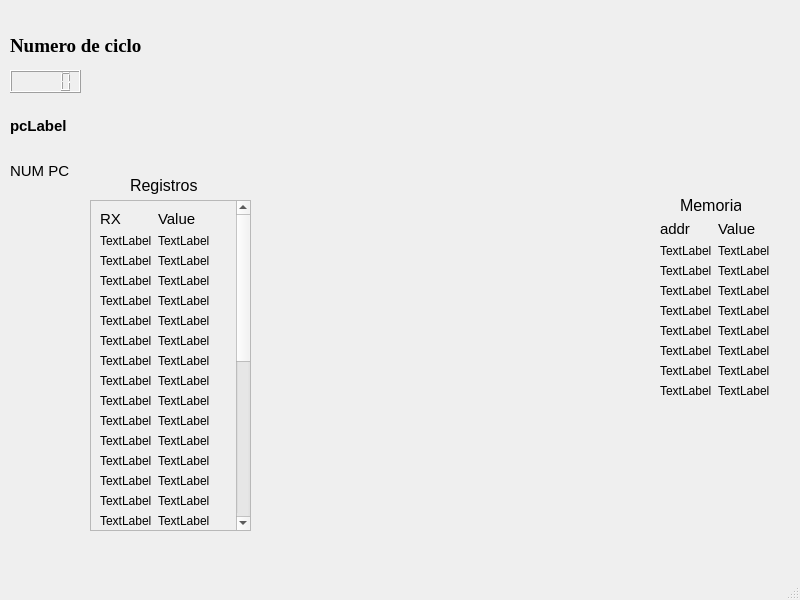
<?xml version="1.0" encoding="UTF-8"?>
<ui version="4.0">
 <class>SegmentadoWindow</class>
 <widget class="QMainWindow" name="SegmentadoWindow">
  <property name="geometry">
   <rect>
    <x>0</x>
    <y>0</y>
    <width>800</width>
    <height>600</height>
   </rect>
  </property>
  <property name="windowTitle">
   <string>SegmentadoWindow</string>
  </property>
  <widget class="QWidget" name="centralwidget">
   <widget class="QLabel" name="label">
    <property name="geometry">
     <rect>
      <x>10</x>
      <y>10</y>
      <width>141</width>
      <height>71</height>
     </rect>
    </property>
    <property name="font">
     <font>
      <family>Times New Roman</family>
      <pointsize>14</pointsize>
      <weight>75</weight>
      <bold>true</bold>
      <strikeout>false</strikeout>
      <kerning>true</kerning>
     </font>
    </property>
    <property name="mouseTracking">
     <bool>false</bool>
    </property>
    <property name="autoFillBackground">
     <bool>false</bool>
    </property>
    <property name="text">
     <string>Numero de ciclo</string>
    </property>
   </widget>
   <widget class="QLabel" name="pcLabel">
    <property name="geometry">
     <rect>
      <x>10</x>
      <y>110</y>
      <width>81</width>
      <height>31</height>
     </rect>
    </property>
    <property name="font">
     <font>
      <pointsize>11</pointsize>
      <weight>75</weight>
      <bold>true</bold>
     </font>
    </property>
    <property name="text">
     <string>pcLabel</string>
    </property>
   </widget>
   <widget class="QLabel" name="pcNumberLabel">
    <property name="geometry">
     <rect>
      <x>10</x>
      <y>150</y>
      <width>71</width>
      <height>41</height>
     </rect>
    </property>
    <property name="font">
     <font>
      <pointsize>11</pointsize>
     </font>
    </property>
    <property name="text">
     <string>NUM PC</string>
    </property>
   </widget>
   <widget class="QLabel" name="memoriaMainLabel">
    <property name="geometry">
     <rect>
      <x>680</x>
      <y>190</y>
      <width>61</width>
      <height>31</height>
     </rect>
    </property>
    <property name="font">
     <font>
      <pointsize>12</pointsize>
     </font>
    </property>
    <property name="text">
     <string>Memoria</string>
    </property>
   </widget>
   <widget class="QWidget" name="formLayoutWidget">
    <property name="geometry">
     <rect>
      <x>660</x>
      <y>220</y>
      <width>116</width>
      <height>311</height>
     </rect>
    </property>
    <layout class="QFormLayout" name="memoriaLayout">
     <item row="0" column="0">
      <widget class="QLabel" name="addrLabel">
       <property name="font">
        <font>
         <pointsize>11</pointsize>
        </font>
       </property>
       <property name="text">
        <string>addr</string>
       </property>
      </widget>
     </item>
     <item row="0" column="1">
      <widget class="QLabel" name="valueMemoriaLabel">
       <property name="font">
        <font>
         <pointsize>11</pointsize>
        </font>
       </property>
       <property name="text">
        <string>Value</string>
       </property>
      </widget>
     </item>
     <item row="1" column="0">
      <widget class="QLabel" name="addrLabel2">
       <property name="font">
        <font>
         <pointsize>9</pointsize>
        </font>
       </property>
       <property name="text">
        <string>TextLabel</string>
       </property>
      </widget>
     </item>
     <item row="1" column="1">
      <widget class="QLabel" name="valueLabel2">
       <property name="font">
        <font>
         <pointsize>9</pointsize>
        </font>
       </property>
       <property name="text">
        <string>TextLabel</string>
       </property>
      </widget>
     </item>
     <item row="2" column="0">
      <widget class="QLabel" name="addrLabel3">
       <property name="font">
        <font>
         <pointsize>9</pointsize>
        </font>
       </property>
       <property name="text">
        <string>TextLabel</string>
       </property>
      </widget>
     </item>
     <item row="2" column="1">
      <widget class="QLabel" name="valueLabel3">
       <property name="font">
        <font>
         <pointsize>9</pointsize>
        </font>
       </property>
       <property name="text">
        <string>TextLabel</string>
       </property>
      </widget>
     </item>
     <item row="3" column="0">
      <widget class="QLabel" name="addrLabel4">
       <property name="font">
        <font>
         <pointsize>9</pointsize>
        </font>
       </property>
       <property name="text">
        <string>TextLabel</string>
       </property>
      </widget>
     </item>
     <item row="3" column="1">
      <widget class="QLabel" name="valueLabel4">
       <property name="font">
        <font>
         <pointsize>9</pointsize>
        </font>
       </property>
       <property name="text">
        <string>TextLabel</string>
       </property>
      </widget>
     </item>
     <item row="4" column="0">
      <widget class="QLabel" name="addrLabel5">
       <property name="font">
        <font>
         <pointsize>9</pointsize>
        </font>
       </property>
       <property name="text">
        <string>TextLabel</string>
       </property>
      </widget>
     </item>
     <item row="5" column="0">
      <widget class="QLabel" name="addrLabel6">
       <property name="font">
        <font>
         <pointsize>9</pointsize>
        </font>
       </property>
       <property name="text">
        <string>TextLabel</string>
       </property>
      </widget>
     </item>
     <item row="6" column="0">
      <widget class="QLabel" name="addrLabel7">
       <property name="font">
        <font>
         <pointsize>9</pointsize>
        </font>
       </property>
       <property name="text">
        <string>TextLabel</string>
       </property>
      </widget>
     </item>
     <item row="7" column="0">
      <widget class="QLabel" name="addrLabel8">
       <property name="font">
        <font>
         <pointsize>9</pointsize>
        </font>
       </property>
       <property name="text">
        <string>TextLabel</string>
       </property>
      </widget>
     </item>
     <item row="8" column="0">
      <widget class="QLabel" name="addrLabel9">
       <property name="font">
        <font>
         <pointsize>9</pointsize>
        </font>
       </property>
       <property name="text">
        <string>TextLabel</string>
       </property>
      </widget>
     </item>
     <item row="4" column="1">
      <widget class="QLabel" name="valueLabel5">
       <property name="font">
        <font>
         <pointsize>9</pointsize>
        </font>
       </property>
       <property name="text">
        <string>TextLabel</string>
       </property>
      </widget>
     </item>
     <item row="5" column="1">
      <widget class="QLabel" name="valueLabel6">
       <property name="font">
        <font>
         <pointsize>9</pointsize>
        </font>
       </property>
       <property name="text">
        <string>TextLabel</string>
       </property>
      </widget>
     </item>
     <item row="6" column="1">
      <widget class="QLabel" name="valueLabel7">
       <property name="font">
        <font>
         <pointsize>9</pointsize>
        </font>
       </property>
       <property name="text">
        <string>TextLabel</string>
       </property>
      </widget>
     </item>
     <item row="7" column="1">
      <widget class="QLabel" name="valueLabel8">
       <property name="font">
        <font>
         <pointsize>9</pointsize>
        </font>
       </property>
       <property name="text">
        <string>TextLabel</string>
       </property>
      </widget>
     </item>
     <item row="8" column="1">
      <widget class="QLabel" name="valueLabel9">
       <property name="font">
        <font>
         <pointsize>9</pointsize>
        </font>
       </property>
       <property name="text">
        <string>TextLabel</string>
       </property>
      </widget>
     </item>
    </layout>
   </widget>
   <widget class="QLCDNumber" name="lcdNumber">
    <property name="geometry">
     <rect>
      <x>10</x>
      <y>70</y>
      <width>71</width>
      <height>23</height>
     </rect>
    </property>
   </widget>
   <widget class="QScrollArea" name="scrollArea">
    <property name="geometry">
     <rect>
      <x>90</x>
      <y>200</y>
      <width>161</width>
      <height>331</height>
     </rect>
    </property>
    <property name="widgetResizable">
     <bool>true</bool>
    </property>
    <widget class="QWidget" name="scrollAreaWidgetContents">
     <property name="geometry">
      <rect>
       <x>0</x>
       <y>0</y>
       <width>142</width>
       <height>676</height>
      </rect>
     </property>
     <layout class="QFormLayout" name="formLayout">
      <item row="0" column="0">
       <widget class="QLabel" name="rxMainLabel">
        <property name="font">
         <font>
          <pointsize>11</pointsize>
         </font>
        </property>
        <property name="text">
         <string>RX</string>
        </property>
        <property name="textFormat">
         <enum>Qt::AutoText</enum>
        </property>
        <property name="alignment">
         <set>Qt::AlignCenter</set>
        </property>
       </widget>
      </item>
      <item row="0" column="1">
       <widget class="QLabel" name="valueRegistrosMainLabel">
        <property name="font">
         <font>
          <pointsize>11</pointsize>
         </font>
        </property>
        <property name="text">
         <string>Value</string>
        </property>
       </widget>
      </item>
      <item row="1" column="0">
       <widget class="QLabel" name="rxLabel2">
        <property name="font">
         <font>
          <pointsize>9</pointsize>
         </font>
        </property>
        <property name="text">
         <string>TextLabel</string>
        </property>
       </widget>
      </item>
      <item row="1" column="1">
       <widget class="QLabel" name="valueMemLabel">
        <property name="font">
         <font>
          <pointsize>9</pointsize>
         </font>
        </property>
        <property name="text">
         <string>TextLabel</string>
        </property>
       </widget>
      </item>
      <item row="2" column="0">
       <widget class="QLabel" name="rxLabel3">
        <property name="font">
         <font>
          <pointsize>9</pointsize>
         </font>
        </property>
        <property name="text">
         <string>TextLabel</string>
        </property>
       </widget>
      </item>
      <item row="2" column="1">
       <widget class="QLabel" name="valueMemLabel_2">
        <property name="font">
         <font>
          <pointsize>9</pointsize>
         </font>
        </property>
        <property name="text">
         <string>TextLabel</string>
        </property>
       </widget>
      </item>
      <item row="3" column="0">
       <widget class="QLabel" name="rxLabel4">
        <property name="font">
         <font>
          <pointsize>9</pointsize>
         </font>
        </property>
        <property name="text">
         <string>TextLabel</string>
        </property>
       </widget>
      </item>
      <item row="3" column="1">
       <widget class="QLabel" name="valueMemLabel_3">
        <property name="font">
         <font>
          <pointsize>9</pointsize>
         </font>
        </property>
        <property name="text">
         <string>TextLabel</string>
        </property>
       </widget>
      </item>
      <item row="4" column="0">
       <widget class="QLabel" name="rxLabel5">
        <property name="font">
         <font>
          <pointsize>9</pointsize>
         </font>
        </property>
        <property name="text">
         <string>TextLabel</string>
        </property>
       </widget>
      </item>
      <item row="4" column="1">
       <widget class="QLabel" name="valueMemLabel_4">
        <property name="font">
         <font>
          <pointsize>9</pointsize>
         </font>
        </property>
        <property name="text">
         <string>TextLabel</string>
        </property>
       </widget>
      </item>
      <item row="5" column="0">
       <widget class="QLabel" name="rxLabel6">
        <property name="font">
         <font>
          <pointsize>9</pointsize>
         </font>
        </property>
        <property name="text">
         <string>TextLabel</string>
        </property>
       </widget>
      </item>
      <item row="5" column="1">
       <widget class="QLabel" name="valueMemLabel_5">
        <property name="font">
         <font>
          <pointsize>9</pointsize>
         </font>
        </property>
        <property name="text">
         <string>TextLabel</string>
        </property>
       </widget>
      </item>
      <item row="10" column="1">
       <widget class="QLabel" name="valueMemLabel_10">
        <property name="font">
         <font>
          <pointsize>9</pointsize>
         </font>
        </property>
        <property name="text">
         <string>TextLabel</string>
        </property>
       </widget>
      </item>
      <item row="9" column="1">
       <widget class="QLabel" name="valueMemLabel_9">
        <property name="font">
         <font>
          <pointsize>9</pointsize>
         </font>
        </property>
        <property name="text">
         <string>TextLabel</string>
        </property>
       </widget>
      </item>
      <item row="8" column="1">
       <widget class="QLabel" name="valueMemLabel_8">
        <property name="font">
         <font>
          <pointsize>9</pointsize>
         </font>
        </property>
        <property name="text">
         <string>TextLabel</string>
        </property>
       </widget>
      </item>
      <item row="7" column="1">
       <widget class="QLabel" name="valueMemLabel_7">
        <property name="font">
         <font>
          <pointsize>9</pointsize>
         </font>
        </property>
        <property name="text">
         <string>TextLabel</string>
        </property>
       </widget>
      </item>
      <item row="6" column="1">
       <widget class="QLabel" name="valueMemLabel_6">
        <property name="font">
         <font>
          <pointsize>9</pointsize>
         </font>
        </property>
        <property name="text">
         <string>TextLabel</string>
        </property>
       </widget>
      </item>
      <item row="6" column="0">
       <widget class="QLabel" name="rxLabel7">
        <property name="font">
         <font>
          <pointsize>9</pointsize>
         </font>
        </property>
        <property name="text">
         <string>TextLabel</string>
        </property>
       </widget>
      </item>
      <item row="7" column="0">
       <widget class="QLabel" name="rxLabel8">
        <property name="font">
         <font>
          <pointsize>9</pointsize>
         </font>
        </property>
        <property name="text">
         <string>TextLabel</string>
        </property>
       </widget>
      </item>
      <item row="8" column="0">
       <widget class="QLabel" name="rxLabel9">
        <property name="font">
         <font>
          <pointsize>9</pointsize>
         </font>
        </property>
        <property name="text">
         <string>TextLabel</string>
        </property>
       </widget>
      </item>
      <item row="9" column="0">
       <widget class="QLabel" name="rxLabel10">
        <property name="font">
         <font>
          <pointsize>9</pointsize>
         </font>
        </property>
        <property name="text">
         <string>TextLabel</string>
        </property>
       </widget>
      </item>
      <item row="10" column="0">
       <widget class="QLabel" name="rxLabel11">
        <property name="font">
         <font>
          <pointsize>9</pointsize>
         </font>
        </property>
        <property name="text">
         <string>TextLabel</string>
        </property>
       </widget>
      </item>
      <item row="11" column="0">
       <widget class="QLabel" name="rxLabel12">
        <property name="font">
         <font>
          <pointsize>9</pointsize>
         </font>
        </property>
        <property name="text">
         <string>TextLabel</string>
        </property>
       </widget>
      </item>
      <item row="11" column="1">
       <widget class="QLabel" name="valueMemLabel_11">
        <property name="font">
         <font>
          <pointsize>9</pointsize>
         </font>
        </property>
        <property name="text">
         <string>TextLabel</string>
        </property>
       </widget>
      </item>
      <item row="12" column="0">
       <widget class="QLabel" name="rxLabel13">
        <property name="font">
         <font>
          <pointsize>9</pointsize>
         </font>
        </property>
        <property name="text">
         <string>TextLabel</string>
        </property>
       </widget>
      </item>
      <item row="12" column="1">
       <widget class="QLabel" name="valueMemLabel_12">
        <property name="font">
         <font>
          <pointsize>9</pointsize>
         </font>
        </property>
        <property name="text">
         <string>TextLabel</string>
        </property>
       </widget>
      </item>
      <item row="22" column="1">
       <widget class="QLabel" name="valueMemLabel_22">
        <property name="font">
         <font>
          <pointsize>9</pointsize>
         </font>
        </property>
        <property name="text">
         <string>TextLabel</string>
        </property>
       </widget>
      </item>
      <item row="21" column="1">
       <widget class="QLabel" name="valueMemLabel_21">
        <property name="font">
         <font>
          <pointsize>9</pointsize>
         </font>
        </property>
        <property name="text">
         <string>TextLabel</string>
        </property>
       </widget>
      </item>
      <item row="20" column="1">
       <widget class="QLabel" name="valueMemLabel_20">
        <property name="font">
         <font>
          <pointsize>9</pointsize>
         </font>
        </property>
        <property name="text">
         <string>TextLabel</string>
        </property>
       </widget>
      </item>
      <item row="19" column="1">
       <widget class="QLabel" name="valueMemLabel_19">
        <property name="font">
         <font>
          <pointsize>9</pointsize>
         </font>
        </property>
        <property name="text">
         <string>TextLabel</string>
        </property>
       </widget>
      </item>
      <item row="18" column="1">
       <widget class="QLabel" name="valueMemLabel_18">
        <property name="font">
         <font>
          <pointsize>9</pointsize>
         </font>
        </property>
        <property name="text">
         <string>TextLabel</string>
        </property>
       </widget>
      </item>
      <item row="17" column="1">
       <widget class="QLabel" name="valueMemLabel_17">
        <property name="font">
         <font>
          <pointsize>9</pointsize>
         </font>
        </property>
        <property name="text">
         <string>TextLabel</string>
        </property>
       </widget>
      </item>
      <item row="16" column="1">
       <widget class="QLabel" name="valueMemLabel_16">
        <property name="font">
         <font>
          <pointsize>9</pointsize>
         </font>
        </property>
        <property name="text">
         <string>TextLabel</string>
        </property>
       </widget>
      </item>
      <item row="15" column="1">
       <widget class="QLabel" name="valueMemLabel_15">
        <property name="font">
         <font>
          <pointsize>9</pointsize>
         </font>
        </property>
        <property name="text">
         <string>TextLabel</string>
        </property>
       </widget>
      </item>
      <item row="14" column="1">
       <widget class="QLabel" name="valueMemLabel_14">
        <property name="font">
         <font>
          <pointsize>9</pointsize>
         </font>
        </property>
        <property name="text">
         <string>TextLabel</string>
        </property>
       </widget>
      </item>
      <item row="13" column="1">
       <widget class="QLabel" name="valueMemLabel_13">
        <property name="font">
         <font>
          <pointsize>9</pointsize>
         </font>
        </property>
        <property name="text">
         <string>TextLabel</string>
        </property>
       </widget>
      </item>
      <item row="13" column="0">
       <widget class="QLabel" name="rxLabel14">
        <property name="font">
         <font>
          <pointsize>9</pointsize>
         </font>
        </property>
        <property name="text">
         <string>TextLabel</string>
        </property>
       </widget>
      </item>
      <item row="14" column="0">
       <widget class="QLabel" name="rxLabel15">
        <property name="font">
         <font>
          <pointsize>9</pointsize>
         </font>
        </property>
        <property name="text">
         <string>TextLabel</string>
        </property>
       </widget>
      </item>
      <item row="15" column="0">
       <widget class="QLabel" name="rxLabel16">
        <property name="font">
         <font>
          <pointsize>9</pointsize>
         </font>
        </property>
        <property name="text">
         <string>TextLabel</string>
        </property>
       </widget>
      </item>
      <item row="16" column="0">
       <widget class="QLabel" name="rxLabel17">
        <property name="font">
         <font>
          <pointsize>9</pointsize>
         </font>
        </property>
        <property name="text">
         <string>TextLabel</string>
        </property>
       </widget>
      </item>
      <item row="17" column="0">
       <widget class="QLabel" name="rxLabel18">
        <property name="font">
         <font>
          <pointsize>9</pointsize>
         </font>
        </property>
        <property name="text">
         <string>TextLabel</string>
        </property>
       </widget>
      </item>
      <item row="18" column="0">
       <widget class="QLabel" name="rxLabel19">
        <property name="font">
         <font>
          <pointsize>9</pointsize>
         </font>
        </property>
        <property name="text">
         <string>TextLabel</string>
        </property>
       </widget>
      </item>
      <item row="19" column="0">
       <widget class="QLabel" name="rxLabel20">
        <property name="font">
         <font>
          <pointsize>9</pointsize>
         </font>
        </property>
        <property name="text">
         <string>TextLabel</string>
        </property>
       </widget>
      </item>
      <item row="20" column="0">
       <widget class="QLabel" name="rxLabel21">
        <property name="font">
         <font>
          <pointsize>9</pointsize>
         </font>
        </property>
        <property name="text">
         <string>TextLabel</string>
        </property>
       </widget>
      </item>
      <item row="21" column="0">
       <widget class="QLabel" name="rxLabel22">
        <property name="font">
         <font>
          <pointsize>9</pointsize>
         </font>
        </property>
        <property name="text">
         <string>TextLabel</string>
        </property>
       </widget>
      </item>
      <item row="22" column="0">
       <widget class="QLabel" name="rxLabel23">
        <property name="font">
         <font>
          <pointsize>9</pointsize>
         </font>
        </property>
        <property name="text">
         <string>TextLabel</string>
        </property>
       </widget>
      </item>
      <item row="23" column="0">
       <widget class="QLabel" name="rxLabel24">
        <property name="font">
         <font>
          <pointsize>9</pointsize>
         </font>
        </property>
        <property name="text">
         <string>TextLabel</string>
        </property>
       </widget>
      </item>
      <item row="23" column="1">
       <widget class="QLabel" name="valueMemLabel_23">
        <property name="font">
         <font>
          <pointsize>9</pointsize>
         </font>
        </property>
        <property name="text">
         <string>TextLabel</string>
        </property>
       </widget>
      </item>
      <item row="24" column="0">
       <widget class="QLabel" name="rxLabel25">
        <property name="font">
         <font>
          <pointsize>9</pointsize>
         </font>
        </property>
        <property name="text">
         <string>TextLabel</string>
        </property>
       </widget>
      </item>
      <item row="29" column="0">
       <widget class="QLabel" name="rxLabel30">
        <property name="font">
         <font>
          <pointsize>9</pointsize>
         </font>
        </property>
        <property name="text">
         <string>TextLabel</string>
        </property>
       </widget>
      </item>
      <item row="28" column="0">
       <widget class="QLabel" name="rxLabel29">
        <property name="font">
         <font>
          <pointsize>9</pointsize>
         </font>
        </property>
        <property name="text">
         <string>TextLabel</string>
        </property>
       </widget>
      </item>
      <item row="27" column="0">
       <widget class="QLabel" name="rxLabel28">
        <property name="font">
         <font>
          <pointsize>9</pointsize>
         </font>
        </property>
        <property name="text">
         <string>TextLabel</string>
        </property>
       </widget>
      </item>
      <item row="26" column="0">
       <widget class="QLabel" name="rxLabel27">
        <property name="font">
         <font>
          <pointsize>9</pointsize>
         </font>
        </property>
        <property name="text">
         <string>TextLabel</string>
        </property>
       </widget>
      </item>
      <item row="25" column="0">
       <widget class="QLabel" name="rxLabel26">
        <property name="font">
         <font>
          <pointsize>9</pointsize>
         </font>
        </property>
        <property name="text">
         <string>TextLabel</string>
        </property>
       </widget>
      </item>
      <item row="24" column="1">
       <widget class="QLabel" name="valueMemLabel_24">
        <property name="font">
         <font>
          <pointsize>9</pointsize>
         </font>
        </property>
        <property name="text">
         <string>TextLabel</string>
        </property>
       </widget>
      </item>
      <item row="25" column="1">
       <widget class="QLabel" name="valueMemLabel_25">
        <property name="font">
         <font>
          <pointsize>9</pointsize>
         </font>
        </property>
        <property name="text">
         <string>TextLabel</string>
        </property>
       </widget>
      </item>
      <item row="26" column="1">
       <widget class="QLabel" name="valueMemLabel_26">
        <property name="font">
         <font>
          <pointsize>9</pointsize>
         </font>
        </property>
        <property name="text">
         <string>TextLabel</string>
        </property>
       </widget>
      </item>
      <item row="27" column="1">
       <widget class="QLabel" name="valueMemLabel_27">
        <property name="font">
         <font>
          <pointsize>9</pointsize>
         </font>
        </property>
        <property name="text">
         <string>TextLabel</string>
        </property>
       </widget>
      </item>
      <item row="28" column="1">
       <widget class="QLabel" name="valueMemLabel_28">
        <property name="font">
         <font>
          <pointsize>9</pointsize>
         </font>
        </property>
        <property name="text">
         <string>TextLabel</string>
        </property>
       </widget>
      </item>
      <item row="29" column="1">
       <widget class="QLabel" name="valueMemLabel_29">
        <property name="font">
         <font>
          <pointsize>9</pointsize>
         </font>
        </property>
        <property name="text">
         <string>TextLabel</string>
        </property>
       </widget>
      </item>
      <item row="30" column="1">
       <widget class="QLabel" name="valueMemLabel_30">
        <property name="font">
         <font>
          <pointsize>9</pointsize>
         </font>
        </property>
        <property name="text">
         <string>TextLabel</string>
        </property>
       </widget>
      </item>
      <item row="31" column="1">
       <widget class="QLabel" name="valueMemLabel_31">
        <property name="font">
         <font>
          <pointsize>9</pointsize>
         </font>
        </property>
        <property name="text">
         <string>TextLabel</string>
        </property>
       </widget>
      </item>
      <item row="30" column="0">
       <widget class="QLabel" name="rxLabel31">
        <property name="font">
         <font>
          <pointsize>9</pointsize>
         </font>
        </property>
        <property name="text">
         <string>TextLabel</string>
        </property>
       </widget>
      </item>
      <item row="31" column="0">
       <widget class="QLabel" name="rxLabel32">
        <property name="font">
         <font>
          <pointsize>9</pointsize>
         </font>
        </property>
        <property name="text">
         <string>TextLabel</string>
        </property>
       </widget>
      </item>
      <item row="32" column="0">
       <widget class="QLabel" name="rxLabel33">
        <property name="font">
         <font>
          <pointsize>9</pointsize>
         </font>
        </property>
        <property name="text">
         <string>TextLabel</string>
        </property>
       </widget>
      </item>
      <item row="32" column="1">
       <widget class="QLabel" name="valueMemLabel_32">
        <property name="font">
         <font>
          <pointsize>9</pointsize>
         </font>
        </property>
        <property name="text">
         <string>TextLabel</string>
        </property>
       </widget>
      </item>
     </layout>
    </widget>
   </widget>
   <widget class="QLabel" name="registroMainLabel">
    <property name="geometry">
     <rect>
      <x>130</x>
      <y>170</y>
      <width>71</width>
      <height>31</height>
     </rect>
    </property>
    <property name="font">
     <font>
      <pointsize>12</pointsize>
     </font>
    </property>
    <property name="text">
     <string>Registros</string>
    </property>
   </widget>
  </widget>
  <widget class="QMenuBar" name="menubar">
   <property name="geometry">
    <rect>
     <x>0</x>
     <y>0</y>
     <width>800</width>
     <height>21</height>
    </rect>
   </property>
  </widget>
  <widget class="QStatusBar" name="statusbar"/>
 </widget>
 <resources/>
 <connections/>
</ui>
